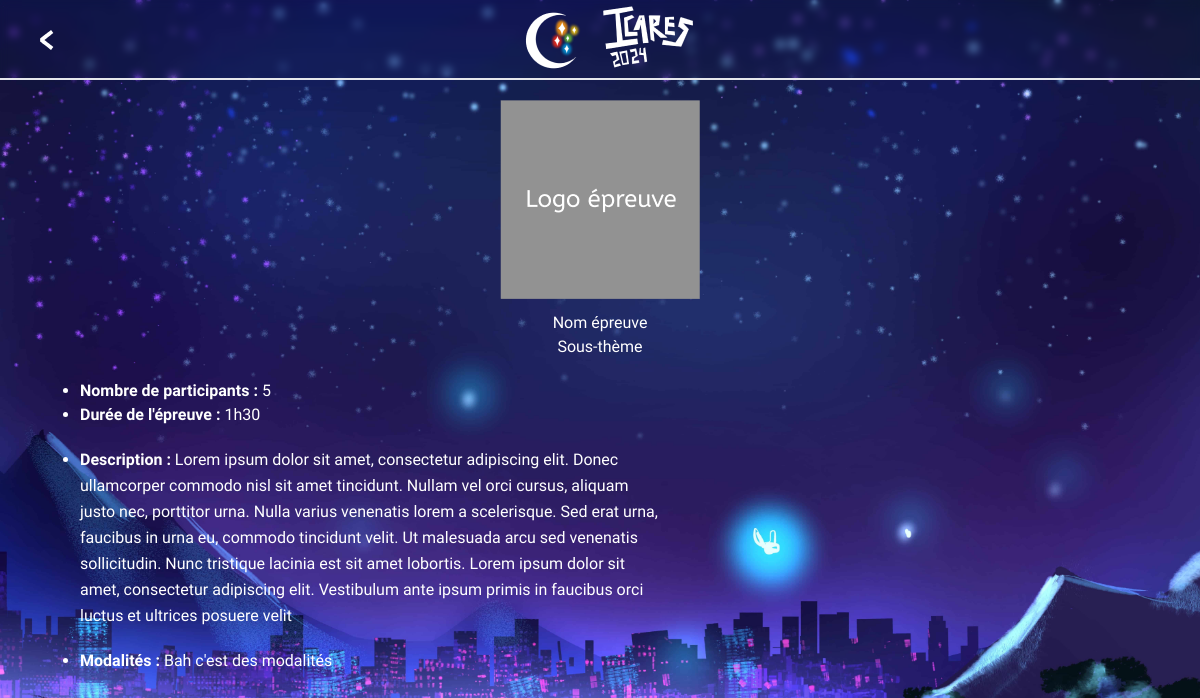
The app's page /detail/2 with its own data.
### icares_site/models.py (models this page shows, shortened)
class Epreuve(models.Model):
    nom = models.CharField(max_length=200)
    soustheme = models.CharField(max_length=400)
    description = models.TextField(max_length=3000)
    modalites = models.TextField(max_length=500)
    logo = models.FileField(upload_to="images")
    nombre_de_participant = models.IntegerField(default=0)
    duree = models.CharField(max_length=30)

### icares_site/views.py (the view)
# urls.py: path("detail/<id>", views.detail, name="detail"),
def detail(request, id):
    epreuve_get = get_object_or_404(Epreuve, id=id)
    context = {"epreuve":epreuve_get}
    return render(request, "icares/detail.html", context)

### icares_site/templates/icares/detail.html (shortened to what this page needs)
{% load static tailwind_tags %}
{% load static %}
<head>
    <link rel="stylesheet" href="{%static 'style.css'%}">
   {% tailwind_css %}
</head>
<body class="font-abeezee bg-index bg-cover xl:bg-center overflow-x-hidden">
<div class="block xl:hidden">
    <header class="grid grid-cols-3 place-items-center gap-20 items-center backdrop-blur-sm	border-b-2">
        <a href="{%url 'index'%}" class="justify-self-start px-10"><img src="{%static '/svg/fleche.svg/'%}" alt="fleche"></a>
        <div class="inline-flex">
            <div>
                <img src="{%static '/logo/logo_petit.png'%}" alt="Logo Icares">
            </div>
            <div class="place-self-center">
                <img src="{%static '/image/titre_petit.png'%}" alt="Icares 2024">
            </div>
        </div>
    </header>
</div>
<div>
    <div class="flex justify-center pt-5"><img src="{{MEDIA_URL}}{{epreuve.logo}}" alt="epreuve image" class="place-self-center"></div>
    <p class="text-center text-white font-3xl pt-3">{{epreuve.nom}}</p>
    <p class="text-center text-white font-3xl pb-5">{{epreuve.soustheme}}</p>
</div>
<ul class="list-disc text-white font-3xl px-20">
    <li><b>Nombre de participants :</b> {{epreuve.nombre_de_participant}}</li>
    <li><b>Durée de l'épreuve :</b> {{epreuve.duree}}</li>
    <li class="max-w-prose leading-relaxed py-5"><b>Description :</b> {{epreuve.description}}</li>
    <li><b>Modalités :</b> {{epreuve.modalites}}</li>
</ul>
</body>

### records on screen
Epreuve: logo (picture), nom "Nom épreuve", soustheme "Sous-thème", nombre_de_participant "5", duree "1h30", description "Lorem ipsum dolor sit amet, consectetur adipiscing elit. Donec ullamcorper commodo nisl sit amet tincidunt. Nullam vel orci cursus, aliquam justo nec, porttitor urna. Nulla varius venenatis lorem a scelerisque. Sed erat urna, faucibus in urna eu, commodo tincidunt velit. Ut malesuada arcu sed venenatis sollicitudin. Nunc tristique lacinia est sit amet lobortis. Lorem ipsum dolor sit amet, consectetur adipiscing elit. Vestibulum ante ipsum primis in faucibus orci luctus et ultrices posuere velit", modalites "Bah c'est des modalités"
